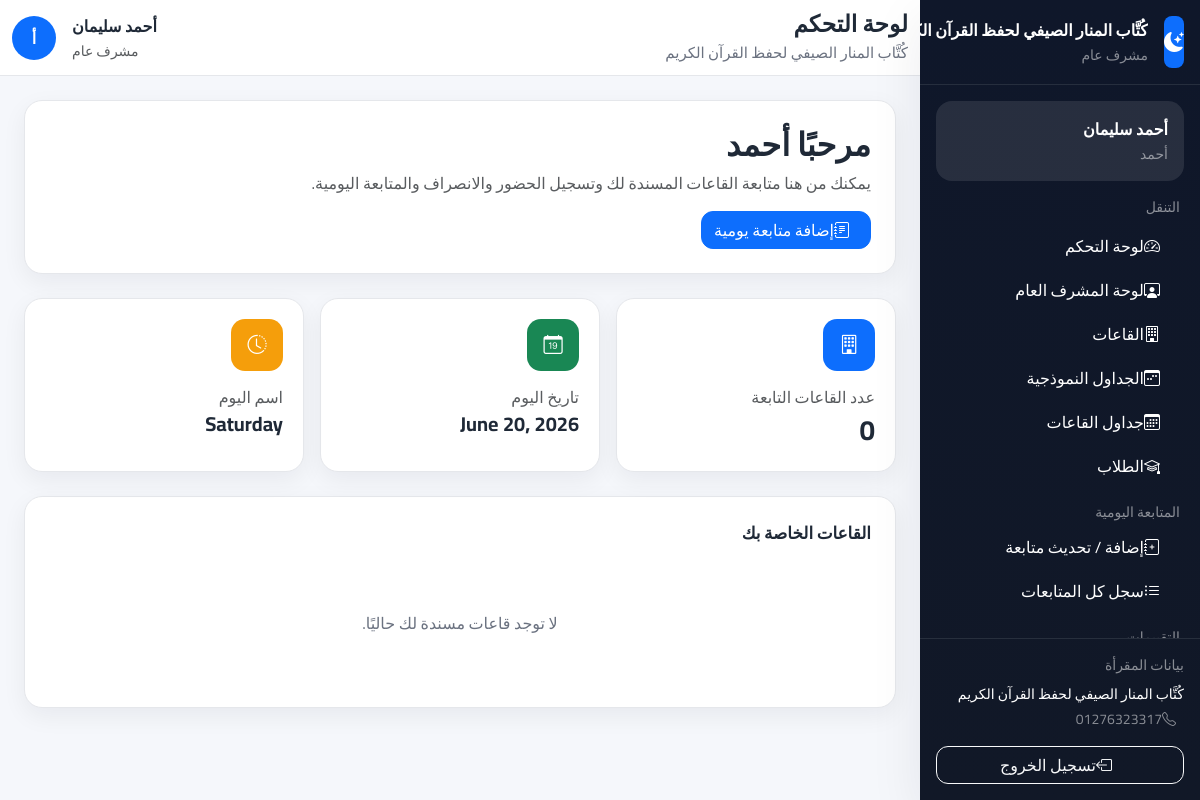
The app's page /accounts/d/hall-supervisor/ (signed in) with its own data.
### accounts/models.py (models this page shows, shortened)
class SiteSettings(models.Model):
    name = models.CharField(max_length=200, default='مقرأة القرآن الكريم', verbose_name='اسم المقرأة')
    logo = models.ImageField(upload_to='settings/', blank=True, null=True, verbose_name='الشعار')
    address = models.CharField(max_length=300, blank=True, verbose_name='العنوان')
    phone = models.CharField(max_length=20, blank=True, verbose_name='الهاتف')
    email = models.EmailField(blank=True, verbose_name='البريد الإلكتروني')
    description = models.TextField(blank=True, verbose_name='نبذة عن المقرأة')
    allow_registration = models.BooleanField(default=True, verbose_name='السماح بالتسجيل')
    auto_assign_halls = models.BooleanField(default=True, verbose_name='التسكين التلقائي')
    max_age_limit = models.PositiveIntegerField(default=15, verbose_name='الحد الأقصى للسن')
    min_age_limit = models.PositiveIntegerField(default=3, verbose_name='الحد الأدنى للسن')
    attendance_start_time = models.TimeField(default='08:00', verbose_name='وقت بداية الحضور')
    late_threshold_minutes = models.PositiveIntegerField(default=15, verbose_name='دقائق التأخير')
    facebook = models.URLField(blank=True, verbose_name='فيسبوك')
    whatsapp = models.CharField(max_length=20, blank=True, verbose_name='واتساب')
    updated_at = models.DateTimeField(auto_now=True)
    updated_by = models.ForeignKey(
        User,
        on_delete=models.SET_NULL,
        null=True,
        blank=True,
        verbose_name='آخر تعديل بواسطة'
    )
    @classmethod
    def get_settings(cls):
        obj, _ = cls.objects.get_or_create(pk=1)
        return obj
    class Meta:
        verbose_name = 'إعدادات الموقع'
        verbose_name_plural = 'إعدادات الموقع'

class User(AbstractUser):
    ROLE_GENERAL_MANAGER    = 'general_manager'
    ROLE_GENERAL_SUPERVISOR = 'general_supervisor'
    ROLE_HALL_SUPERVISOR    = 'hall_supervisor'
    ROLE_TEACHER            = 'teacher'
    ROLE_PARENT             = 'parent'
    ROLES = [
        (ROLE_GENERAL_MANAGER,    'مدير عام'),
        (ROLE_GENERAL_SUPERVISOR, 'مشرف عام'),
        (ROLE_HALL_SUPERVISOR,    'مشرف قاعات'),
        (ROLE_TEACHER,            'معلم'),
        (ROLE_PARENT,             'ولي أمر'),
    ]
    role = models.CharField(
        max_length=30,
        choices=ROLES,
        default=ROLE_PARENT,
        verbose_name='الدور الوظيفي'
    )
    phone = models.CharField(
        max_length=20,
        blank=True,
        null=True,
        unique=True,           # ← جديد: لا يُسمح بتكرار رقم الهاتف
        verbose_name='رقم الهاتف'
    )
    profile_picture = models.ImageField(
        upload_to='profiles/',
        blank=True,
        null=True,
        verbose_name='الصورة الشخصية'
    )
    can_manage_users       = models.BooleanField(default=False, verbose_name='إدارة المستخدمين')
    can_manage_halls       = models.BooleanField(default=False, verbose_name='إدارة القاعات')
    can_manage_students    = models.BooleanField(default=False, verbose_name='إدارة الطلاب')
    can_manage_attendance  = models.BooleanField(default=False, verbose_name='إدارة الحضور')
    can_manage_evaluations = models.BooleanField(default=False, verbose_name='إدارة التقييمات')
    can_manage_settings    = models.BooleanField(default=False, verbose_name='إدارة الإعدادات')
    @property
    def is_general_manager(self):
        return self.role == self.ROLE_GENERAL_MANAGER
    @property
    def is_general_supervisor(self):
        return self.role == self.ROLE_GENERAL_SUPERVISOR
    @property
    def is_hall_supervisor(self):
        return self.role == self.ROLE_HALL_SUPERVISOR
    @property
    def is_teacher(self):
        return self.role == self.ROLE_TEACHER
    @property
    def is_parent(self):
        return self.role == self.ROLE_PARENT
    class Meta:
        verbose_name        = 'مستخدم'
        verbose_name_plural = 'المستخدمون'

### accounts/views_dashboard.py (the view)
class HallSupervisorDashboard(HallSupervisorRequiredMixin, View):
    def get(self, request):
        today    = date.today()
        my_halls = Hall.objects.filter(supervisor=request.user)
        context  = {
            'my_halls':   my_halls,
            'today':      today,
            'today_name': today.strftime('%A'),
        }
        return render(request, 'dashboard/hall_supervisor.html', context)

### accounts/context_processors.py (called while the page is built)
def user_role_context(request):
    if not request.user.is_authenticated:
        return {}
    user = request.user
    return {
        'is_general_manager':    user.is_general_manager,
        'is_general_supervisor': user.is_general_supervisor,
        'is_hall_supervisor':    user.is_hall_supervisor,
        'is_teacher':            user.is_teacher,
        'is_parent':             user.is_parent,
        'user_role_display':     user.get_role_display(),
    }

def site_settings(request):
    settings = SiteSettings.get_settings()
    return {
        'SITE_NAME':        settings.name,
        'SITE_LOGO':        settings.logo,
        'SITE_PHONE':       settings.phone,
        'SITE_SETTINGS':    settings,
        'ALLOW_REGISTRATION': settings.allow_registration,
    }

### accounts/permissions.py (called while the page is built)
    def test_func(self):
        user = self.request.user
        return user.is_authenticated and (
            user.is_general_manager or
            user.is_general_supervisor or
            user.is_hall_supervisor
        )

### templates/dashboard/hall_supervisor.html (shortened to what this page needs)
{% extends "base.html" %}
{% block content %}
<div class="page-card p-4 mb-4">
    <h2 class="fw-bold mb-2">مرحبًا {{ user.first_name|default:user.username }}</h2>
    <p class="text-muted mb-3">
        يمكنك من هنا متابعة القاعات المسندة لك وتسجيل الحضور والانصراف والمتابعة اليومية.
    </p>
    <a href="{% url 'evaluations:add_followup' %}" class="btn btn-primary">
        <i class="bi bi-journal-text ms-2"></i>إضافة متابعة يومية
    </a>
</div>
<div class="row g-3 mb-4">
    <div class="col-md-4">
        <div class="stat-card">
            <div class="stat-icon bg-primary"><i class="bi bi-building"></i></div>
            <div class="text-muted">عدد القاعات التابعة</div>
            <div class="fs-3 fw-bold">{{ my_halls.count }}</div>
        </div>
    </div>
    <div class="col-md-4">
        <div class="stat-card">
            <div class="stat-icon bg-success"><i class="bi bi-calendar-date"></i></div>
            <div class="text-muted">تاريخ اليوم</div>
            <div class="fw-bold fs-5">{{ today }}</div>
        </div>
    </div>
    <div class="col-md-4">
        <div class="stat-card">
            <div class="stat-icon" style="background:#f59e0b;"><i class="bi bi-clock-history"></i></div>
            <div class="text-muted">اسم اليوم</div>
            <div class="fw-bold fs-5">{{ today_name }}</div>
        </div>
    </div>
</div>
<div class="page-card p-4">
    <div class="section-title">القاعات الخاصة بك</div>
    {% if my_halls %}
        <div class="row g-3">
            {% for hall in my_halls %}
                <div class="col-md-6 col-xl-4">
                    <div class="border rounded-4 p-3 h-100">
                        <div class="fw-bold mb-2">{{ hall.name }}</div>
                        <div class="text-muted small mb-2">{{ hall.location }}</div>
                        <div class="small">السعة: {{ hall.max_students }}</div>
                        <div class="small">الطلاب الحاليون: {{ hall.get_current_students_count }}</div>
                        <div class="d-flex gap-2 mt-3">
                            <a href="{% url 'halls:detail' hall.pk %}" class="btn btn-sm btn-outline-primary">تفاصيل القاعة</a>
                            <a href="{% url 'evaluations:add_followup' %}" class="btn btn-sm btn-primary">متابعة يومية</a>
                        </div>
                    </div>
                </div>
            {% endfor %}
        </div>
    {% else %}
        <div class="empty-state">لا توجد قاعات مسندة لك حاليًا.</div>
    {% endif %}
</div>
{% endblock %}

### templates/partials/sidebar.html (shortened to what this page needs)
<aside class="sidebar d-flex flex-column" id="appSidebar">
    <div class="p-3 border-bottom border-secondary border-opacity-25">
        <div class="d-flex align-items-center gap-3">
            {% if SITE_LOGO and SITE_LOGO.url %}
                <img src="{{ SITE_LOGO.url }}" alt="{{ SITE_NAME }}" class="rounded-3"
                     width="52" height="52" style="object-fit: cover;">
            {% else %}
                <div class="bg-primary rounded-3 d-flex align-items-center justify-content-center text-white"
                     style="width:52px;height:52px;">
                    <i class="bi bi-moon-stars-fill fs-5"></i>
                </div>
            {% endif %}
            <div class="min-w-0">
                <div class="fw-bold text-white text-truncate">{{ SITE_NAME|default:"مقرأة تحفيظ القرآن الكريم" }}</div>
                <small class="text-white-50">{{ user.get_role_display }}</small>
            </div>
        </div>
    </div>
    <div class="p-3 overflow-y-auto flex-grow-1">
        <div class="bg-white bg-opacity-10 rounded-4 p-3 mb-3">
            <div class="fw-bold text-white">{{ user.get_full_name|default:user.username }}</div>
            <small class="text-white-50">{{ user.username }}</small>
        </div>
        <div class="small text-uppercase text-white-50 mb-2 px-1">التنقل</div>
        <nav class="nav flex-column gap-1">
            <a class="nav-link text-white rounded-3 px-3 py-2" href="{% url 'accounts:dashboard' %}">
                <i class="bi bi-speedometer2 ms-2"></i>لوحة التحكم
            </a>
            {% if user.is_general_supervisor %}
                <a class="nav-link text-white rounded-3 px-3 py-2" href="{% url 'dashboard:supervisor' %}">
                    <i class="bi bi-person-workspace ms-2"></i>لوحة المشرف العام
                </a>
            {% endif %}
            {% if user.is_general_manager or user.is_general_supervisor or user.is_hall_supervisor or user.is_teacher %}
                <a class="nav-link text-white rounded-3 px-3 py-2" href="{% url 'halls:list' %}">
                    <i class="bi bi-building ms-2"></i>القاعات
                </a>
                {% if user.is_general_manager or user.is_general_supervisor %}
                    <a class="nav-link text-white rounded-3 px-3 py-2" href="{% url 'halls:templates' %}">
                        <i class="bi bi-calendar3-week ms-2"></i>الجداول النموذجية
                    </a>
                {% endif %}
                <a class="nav-link text-white rounded-3 px-3 py-2" href="{% url 'halls:all_schedules' %}">
                    <i class="bi bi-calendar3 ms-2"></i>جداول القاعات
                </a>
                <a class="nav-link text-white rounded-3 px-3 py-2" href="{% url 'students:list' %}">
                    <i class="bi bi-mortarboard ms-2"></i>الطلاب
                </a>
            {% endif %}
        </nav>
        {% if user.is_hall_supervisor or user.is_general_supervisor or user.is_general_manager %}
        <div class="small text-uppercase text-white-50 mt-3 mb-1 px-1">المتابعة اليومية</div>
        <nav class="nav flex-column gap-1">
            <a class="nav-link text-white rounded-3 px-3 py-2" href="{% url 'evaluations:add_followup' %}">
                <i class="bi bi-journal-plus ms-2"></i>إضافة / تحديث متابعة
            </a>
            <a class="nav-link text-white rounded-3 px-3 py-2" href="{% url 'evaluations:all_followups' %}">
                <i class="bi bi-list-ul ms-2"></i>سجل كل المتابعات
            </a>
        </nav>
        {% endif %}
        {% if user.is_teacher or user.is_general_supervisor or user.is_general_manager %}
        <div class="small text-uppercase text-white-50 mt-3 mb-1 px-1">التقييمات</div>
        {% endif %}
    </div>
    <div class="mt-auto p-3 border-top border-secondary border-opacity-25 flex-shrink-0">
        <div class="small text-white-50 mb-2">بيانات المقرأة</div>
        <div class="text-white small">{{ SITE_NAME }}</div>
        {% if SITE_PHONE %}
        <div class="text-white-50 small mt-1">
            <i class="bi bi-telephone ms-2"></i>{{ SITE_PHONE }}
        </div>
        {% endif %}
        <form method="post" action="{% url 'accounts:logout' %}" class="mt-3">
            <button type="submit" class="btn btn-outline-light w-100">
                <i class="bi bi-box-arrow-left ms-2"></i>تسجيل الخروج
            </button>
        </form>
    </div>
</aside>

### templates/partials/header.html (shortened to what this page needs)
<header class="topbar d-flex align-items-center">
    <div class="container-fluid">
        <div class="d-flex align-items-center justify-content-between gap-3">
            <div class="d-flex align-items-center gap-2">
                <div>
                    <h1 class="page-title">{% block page_title %}لوحة التحكم{% endblock %}</h1>
                    <div class="page-subtitle">{{ SITE_NAME|default:"مقرأة تحفيظ القرآن الكريم" }}</div>
                </div>
            </div>
            <div class="d-flex align-items-center gap-3">
                <div class="text-end d-none d-sm-block">
                    <div class="fw-bold">{{ user.get_full_name|default:user.username }}</div>
                    <small class="text-muted">{{ user.get_role_display }}</small>
                </div>
                <div class="rounded-circle bg-primary text-white d-flex align-items-center justify-content-center fw-bold"
                     style="width:44px;height:44px;">
                    {{ user.first_name|default:user.username|slice:":1" }}
                </div>
            </div>
        </div>
    </div>
</header>

### templates/base.html (style rules this page uses)
:root { --primary:#1d4ed8; --primary-soft:#e8f0ff; --dark:#0f172a; --sidebar:#0f172a; --sidebar-hover:#1f2937; --border:#e5e7eb; --bg:#f5f7fb; --card:#ffffff; --text:#1f2937; --muted:#6b7280; --success:#198754; --warning:#f59e0b; --danger:#dc3545; --radius-lg:18px; --radius-md:14px; --shadow-sm:0 8px 24px rgba(15,23,42,.06); --shadow-md:0 18px 50px rgba(15,23,42,.08); --sidebar-width:280px; --topbar-height:76px; }
* { box-sizing: border-box; }
html, body { margin: 0; padding: 0; font-family: 'Cairo', sans-serif; background: var(--bg); color: var(--text); }
body { min-height: 100vh; }
a { text-decoration: none; }
.sidebar { width: var(--sidebar-width); position: fixed; top: 0; right: 0; bottom: 0; z-index: 1040; background: linear-gradient(180deg, #0f172a 0%, #111827 100%); color: #fff; overflow-y: auto; transition: transform .3s ease; box-shadow: var(--shadow-md); }
.topbar { height: var(--topbar-height); position: sticky; top: 0; z-index: 1030; background: rgba(255,255,255,.92); backdrop-filter: blur(10px); border-bottom: 1px solid var(--border); }
.page-card { background: var(--card); border: 1px solid var(--border); border-radius: var(--radius-lg); box-shadow: var(--shadow-sm); }
.stat-card { background: #fff; border: 1px solid var(--border); border-radius: var(--radius-lg); box-shadow: var(--shadow-sm); padding: 20px; height: 100%; }
.stat-icon { width: 52px; height: 52px; border-radius: 14px; display: inline-flex; align-items: center; justify-content: center; color: #fff; font-size: 1.2rem; margin-bottom: 14px; }
.page-title { margin: 0; font-size: 1.45rem; font-weight: 800; }
.page-subtitle { margin-top: 4px; color: var(--muted); font-size: .94rem; }
.section-title { font-size: 1.05rem; font-weight: 800; margin-bottom: 1rem; }
.btn, .form-control, .form-select { border-radius: 12px; }
.empty-state { padding: 48px 20px; text-align: center; color: var(--muted); }

### records on screen
SiteSettings: name "كُتَّاب المنار الصيفي لحفظ القرآن…", name "كُتَّاب المنار الصيفي لحفظ القرآن الكريم", phone "01276323317"
User: role "مشرف عام", get_full_name "أحمد سليمان", username "أحمد", first_name "أ", first_name "أحمد"

### other values on screen
{{ my_halls.count }} "0"
